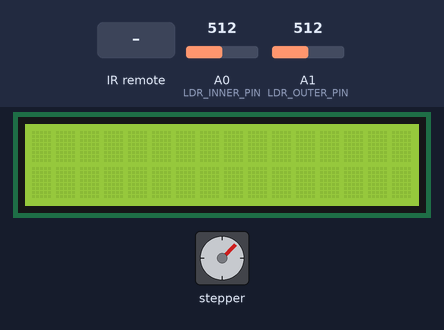
Bench run of a sketch on a simulated Arduino Uno, built with avr-gcc and run on an emulated ATmega328P. On the bench: 16×2 character LCD, stepper motor. The inputs (shaded band) are chosen by the test bench; at power-on: A0 (LDR_INNER_PIN) = 512, A1 (LDR_OUTER_PIN) = 512. The local clock reads 2024-03-15 10:24:30 at power-on unless the sketch sets it; stepper angles assume 4096 steps per turn; what the sketch prints to the serial monitor is not drawn.

Above: at 1.2 s.
1.3 s: infrared code 0x7 received
3.7 s: A0 (LDR_INNER_PIN) set to 716
9.0 s: A1 (LDR_OUTER_PIN) set to 716
14.5 s: infrared code 0x44 received
At 16.84 s:
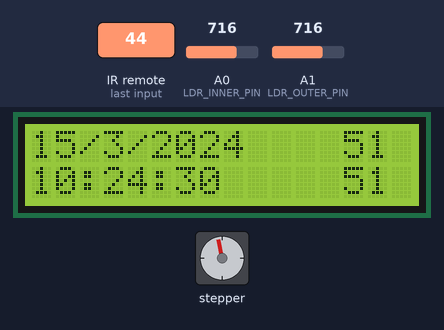
33.3 s: A0 (LDR_INNER_PIN) set to 900
At 33.53 s:
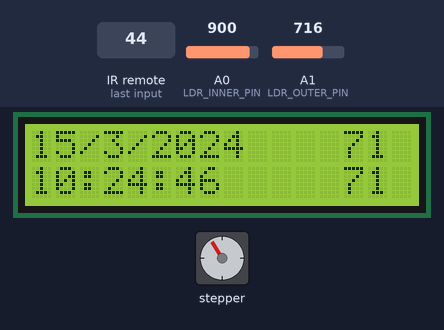
At 49.7 s:
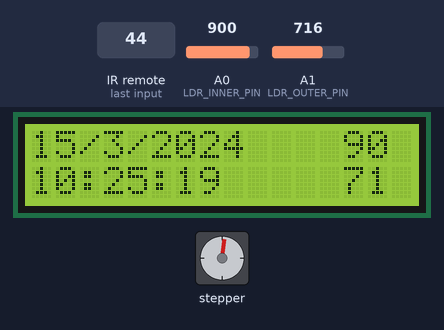
50.7 s: A1 (LDR_OUTER_PIN) set to 900
At 52.0 s:
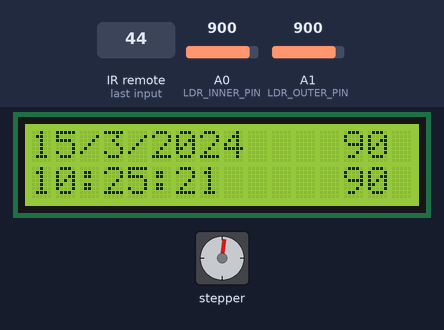
Timing chart, 0 to 53.4 s (numbered marks = the images above; inputs shaded):
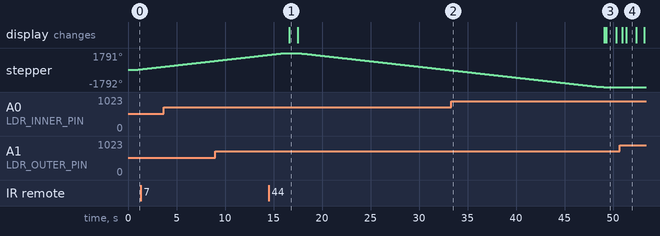

Measured:
- what the display in image 3 shows lasts 1.0 s, from 49.3 s to 50.3 s

The sketch:

autoblind.ino
```cpp
// -------------------   LIBRARIES   ------------------------ //

#include <virtuabotixRTC.h>   // DS1302 Clock Module Library
#include <LiquidCrystal.h>    // LCD Library
#include <IRremote.h>         // Remote Control Library
#include <AccelStepper.h>     // Motor AccelStepper Library

// ---------------------   PINS   -------------------------- //

#define LDR_INNER_PIN A0
#define LDR_OUTER_PIN A1
#define RECV_PIN 3
#define motorPin1  A5      // IN1 on the ULN2003 driver
#define motorPin2  A4      // IN2 on the ULN2003 driver
#define motorPin3  A3     // IN3 on the ULN2003 driver
#define motorPin4  A2     // IN4 on the ULN2003 driver
#define MotorInterfaceType 8

// -------------------    SENSORS    ------------------------ //

virtuabotixRTC myRTC(7, 6, 5);            // DS1302 Clock
LiquidCrystal lcd(8, 9, 10, 11, 12, 13);  // LCD Display

IRrecv irrecv(RECV_PIN);                  // IR Receiver
decode_results results;                   // -----------

int light_interior_value = 0;             //  Light Sensor 1
int light_exterior_value = 0;             //  Light Sensor 2

// Stepper motor
AccelStepper stepper = AccelStepper(MotorInterfaceType, motorPin1, motorPin3, motorPin2, motorPin4);
int ROTATION = 2 * 2038;
int MOTOR_MAX_POS = 5 * ROTATION;
int MOTOR_MIN_POS = -5 * ROTATION;
int MOTOR_INCREMENT = 0.1 * ROTATION;
int motor_pos = MOTOR_MAX_POS;            // Initial position at max pos


// -------------------   FUNCTIONS    ------------------------ //

void update_time() {
  // sec, min, hour, week, day, month, year
  myRTC.setDS1302Time(20, 59, 14, 2, 1, 6, 2021);
}

void read_light_sensor() {
  // Get light level 0-100 rounded down
  light_interior_value = analogRead(LDR_INNER_PIN) / 10;
  light_exterior_value = analogRead(LDR_OUTER_PIN) / 10;
}

void lcd_print() {
  lcd.clear();

  lcd.setCursor(0,0);
  lcd.print(myRTC.dayofmonth);
  lcd.print("/");
  lcd.print(myRTC.month);
  lcd.print("/");
  lcd.print(myRTC.year);
  lcd.setCursor(0,1);
  lcd.print(myRTC.hours);
  lcd.print(":");
  lcd.print(myRTC.minutes);
  lcd.print(":");
  lcd.print(myRTC.seconds);

  lcd.setCursor(13,0);
  lcd.print(light_interior_value);
  lcd.setCursor(13,1);
  lcd.print(light_exterior_value);
}

void receiveIR() {
  if (irrecv.decode()){
    switch(irrecv.decodedIRData.command){
      case 21:  // (+) Increase Position
        motor_pos = min(MOTOR_MAX_POS, motor_pos + MOTOR_INCREMENT);
        break;
      case 7:   // (-) Decrease Position
        motor_pos = max(MOTOR_MIN_POS, motor_pos - MOTOR_INCREMENT);
        break;
      case 64:  // (>>) Maximum Position
        motor_pos = MOTOR_MAX_POS;
        break;
      case 68:  // (<<) Minimum Position
        motor_pos = MOTOR_MIN_POS;
        break;
      default:  // Delay for LCD
        delay(200);
        break;
      }
    irrecv.resume();
  }
  else {
    delay(200); // Delay for LCD
  }
}

void push_data() {
  Serial.print(light_interior_value);
  Serial.print(",");
  Serial.print(light_exterior_value);
  Serial.print(",");
  Serial.println(motor_pos);
}

void receive_date() {

}

// -------------------     SETUP     ------------------------ //

void setup() {
  // Setup the time once only and comment after
  // update_time();

  Serial.begin(9600);
  lcd.begin (16,2); //Initialize the LCD

  irrecv.enableIRIn();

  // Set the maximum steps per second:
  stepper.setMaxSpeed(1500);
  // Set the maximum acceleration in steps per second^2:
  stepper.setAcceleration(2000);
}


// -----------------------   LOOP    --------------------------- //
void loop() {
  read_light_sensor();
  myRTC.updateTime();
  receiveIR();

  stepper.moveTo(motor_pos);  // Set target position
  stepper.runToPosition();    // Run to position with set speed and acceleration

  lcd_print();

  push_data();
}
```
